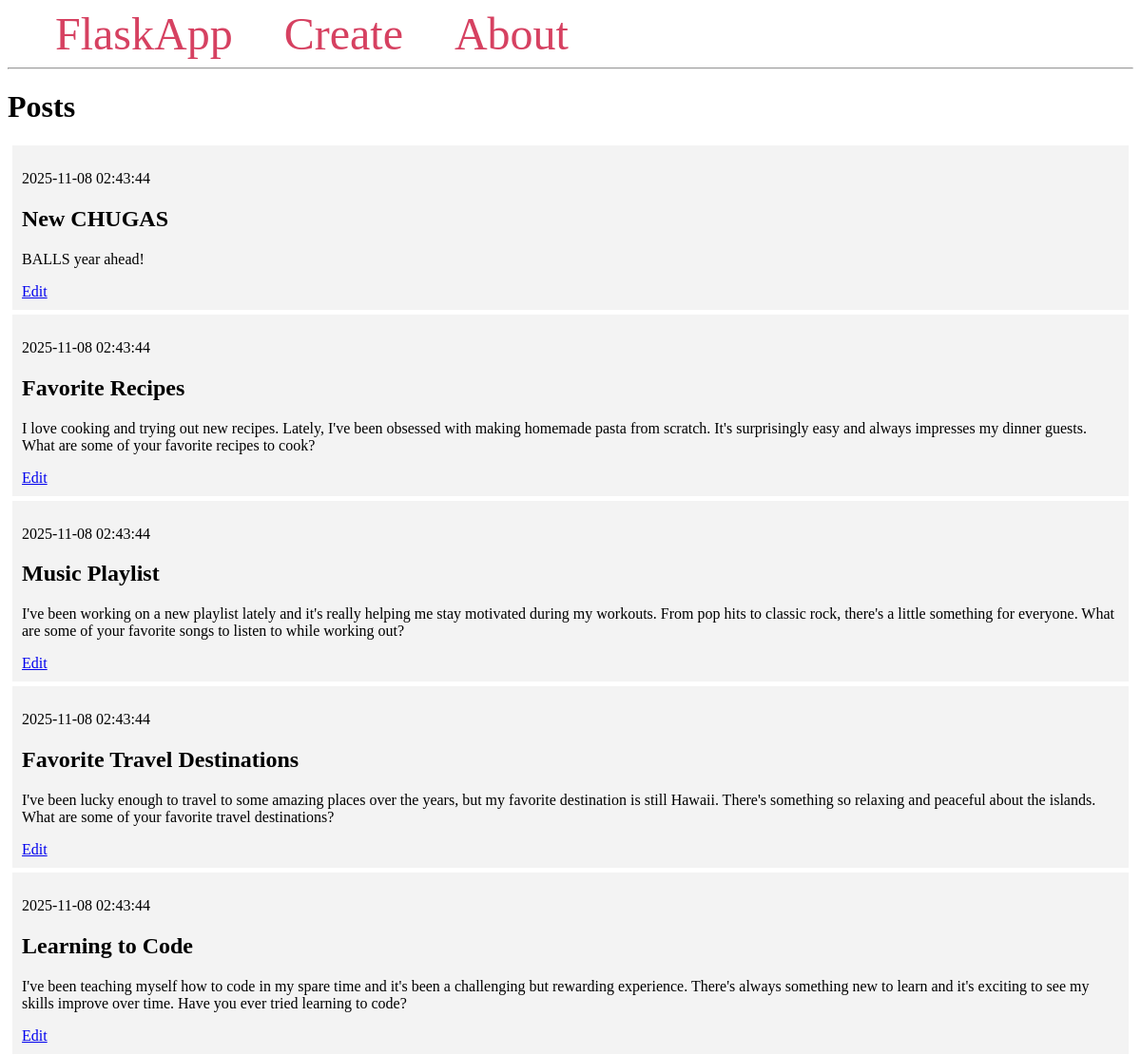
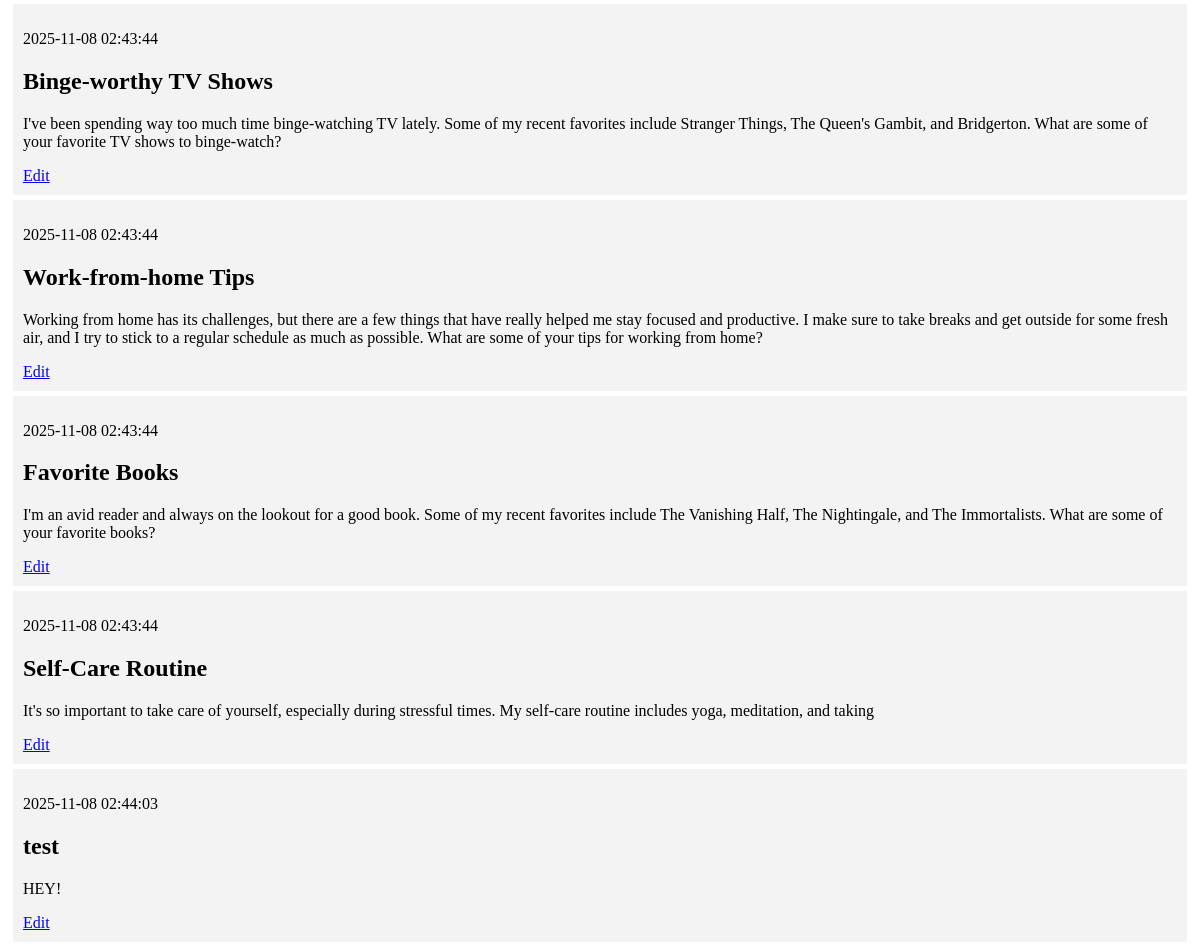
Before: / with the older database file (2 pictures, top to bottom).
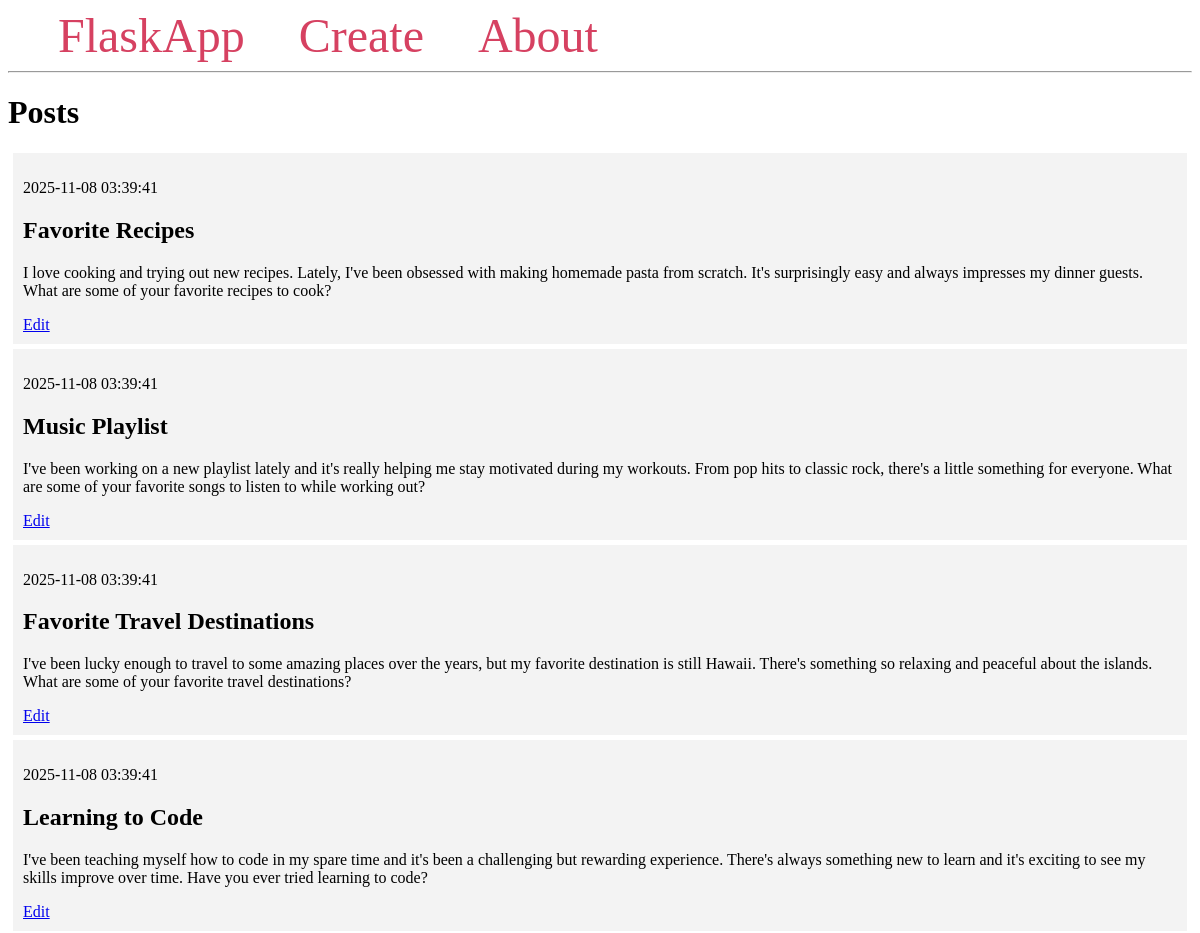
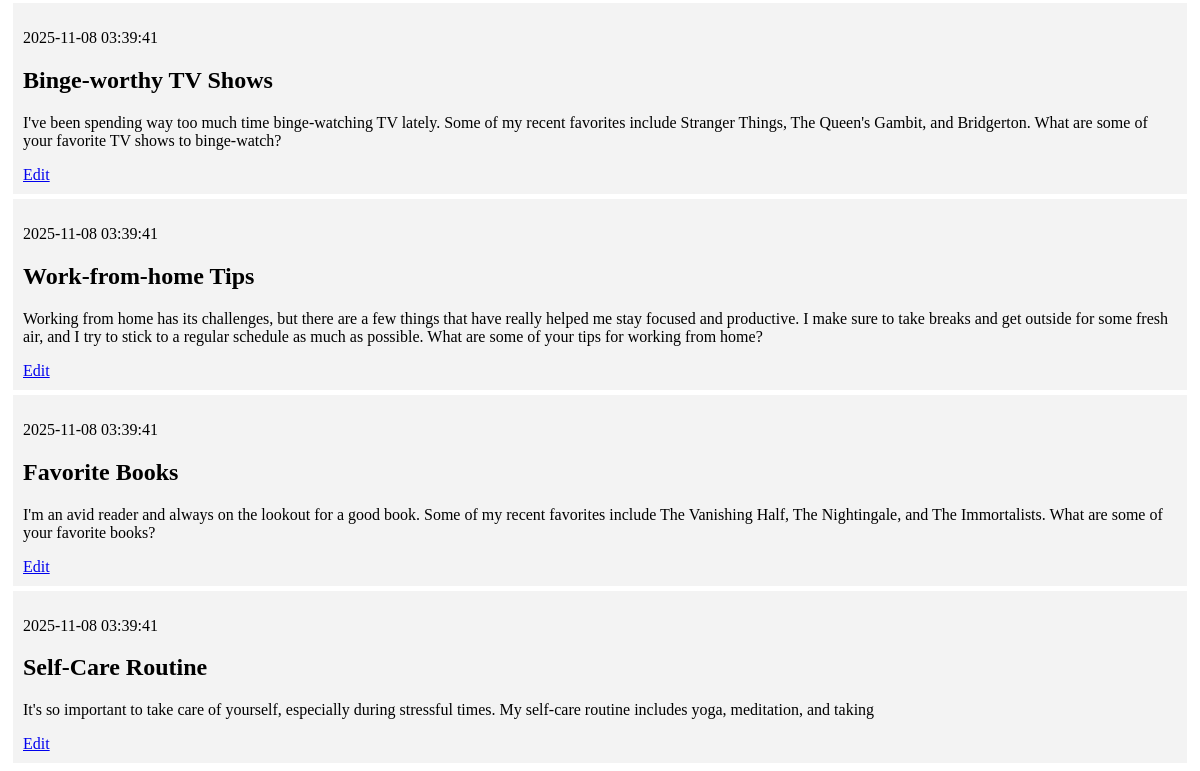
After: the same page with the newer database file (2 pictures, top to bottom).
### tables this page shows
CREATE TABLE posts (
    id INTEGER PRIMARY KEY AUTOINCREMENT,
    created TIMESTAMP NOT NULL DEFAULT CURRENT_TIMESTAMP,
    title TEXT NOT NULL,
    content TEXT NOT NULL
);

### app.py (the view)
@app.route('/')
def index():
    conn = get_db_connection()
    posts = conn.execute('SELECT * FROM posts').fetchall()
    conn.close()
    return render_template('index.html', posts=posts)

### app.py (called while the page is built)
def get_db_connection():
    conn = sqlite3.connect('database.db')
    conn.row_factory = sqlite3.Row
    return conn

### templates/index.html
{% extends 'base.html' %}
{% block content %}
    <h1>{% block title %} Posts {% endblock %}</h1>
    {% for post in posts %}
        <div class='post'>
            <p>{{ post['created'] }}</p>
            <h2>{{ post['title'] }}</h2>
            <p>{{ post['content'] }}</p>
            <a href="{{ url_for('edit', id=post['id'])  }}">Edit</a>
        </div>
    {% endfor %}
{% endblock %}

### templates/base.html (shortened to what this page needs)
<!DOCTYPE html>
<html lang="en">
<head>
</head>
<body>
    <nav>
        <a href="{{ url_for('index') }}">FlaskApp</a>
        <a href="{{ url_for('create') }}">Create</a>
        <a href="#">About</a>
    </nav>
    <hr>
    <div class="content">
        {% block content %} {% endblock %}
    </div>
</body>
</html>

### templates/base.html (style rules this page uses)
.post { padding: 10px; margin: 5px; background-color: #f3f3f3 }
nav a { color: #d64161; font-size: 3em; margin-left: 50px; text-decoration: none; }

Changed rows visible on the page:
removed posts: created "2025-11-08 02:43:44", title "New CHUGAS", content "BALLS year ahead!"
removed posts: created "2025-11-08 02:44:03", title "test", content "HEY!"
changed posts "Favorite Recipes": created "2025-11-08 02:43:44" → "2025-11-08 03:39:41"
changed posts "Music Playlist": created "2025-11-08 02:43:44" → "2025-11-08 03:39:41"
changed posts "Favorite Travel Destinations": created "2025-11-08 02:43:44" → "2025-11-08 03:39:41"
changed posts "Learning to Code": created "2025-11-08 02:43:44" → "2025-11-08 03:39:41"
changed posts "Binge-worthy TV Shows": created "2025-11-08 02:43:44" → "2025-11-08 03:39:41"
changed posts "Work-from-home Tips": created "2025-11-08 02:43:44" → "2025-11-08 03:39:41"
changed posts "Favorite Books": created "2025-11-08 02:43:44" → "2025-11-08 03:39:41"
changed posts "Self-Care Routine": created "2025-11-08 02:43:44" → "2025-11-08 03:39:41"
